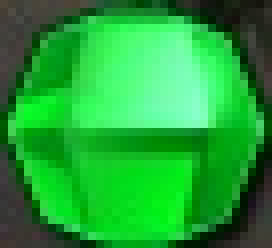
#> input picture Green_gem.jpg, 34 x 31 px (shown 8 times larger)
$ python 'hsv (copy).py'
#> lines starting #> are read from the running program, lines starting #| are printed output that depends on the picture; after the words box and inside, x2 and y2 are one past the last pixel; in counts of white or black regions, pixels touching at a corner belong together
import cv2
import numpy as np


img = cv2.imread('Green_gem.jpg')
#> img is the input picture: shape (31, 34, 3); mean B, G, R 54.4, 162.1, 34.3
hsv = cv2.cvtColor(img, cv2.COLOR_BGR2HSV)
#> hsv: shape (31, 34, 3); mean H, S, V 61.2, 188.8, 162.5
new_img = img.copy()

cv2.namedWindow('image')


h_low = 0
s_low = 0
v_low = 118

h_high = 179
s_high = 255
v_high = 255

lower = np.array([h_low, s_low, v_low])
upper = np.array([h_high, s_high, v_high])

mask = cv2.inRange(hsv, lower, upper)
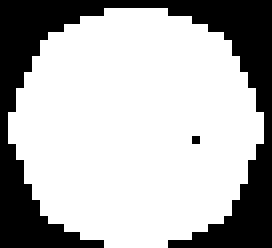
#> mask: shape (31, 34) (shown 8 times larger); 70.3% white; 2 black regions (1 under 20 px), largest, box (x1, y1, x2, y2) and area: (0, 0, 34, 31) 312

new_img = cv2.bitwise_and(img, img, mask=mask)
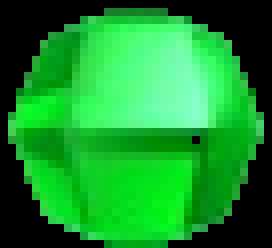
#> new_img: shape (31, 34, 3) (shown 8 times larger); mean B, G, R 44.8, 145.1, 24.2
cv2.imshow('image', new_img)
cv2.imwrite("cropped1.png"   , new_img)

cv2.waitKey(0)
